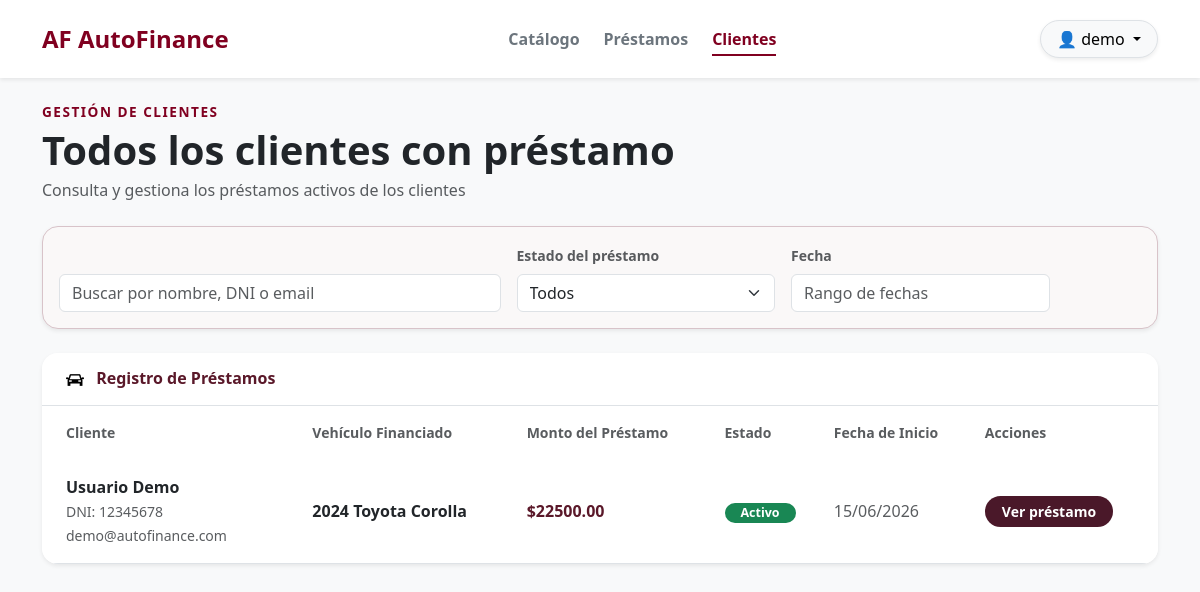
The page /clients/ (signed in) on the database as committed earlier.
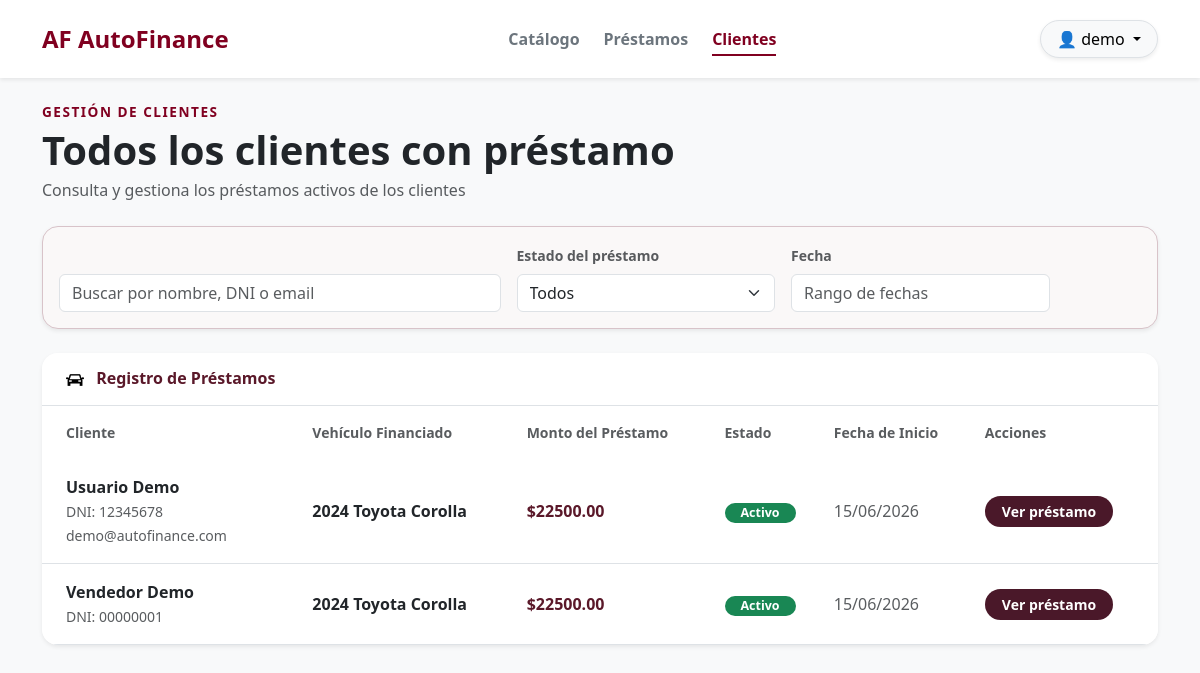
The same page on the database as committed later.
### core/models.py (models this page shows, shortened)
class Prestamo(models.Model):
    class Moneda(models.TextChoices):
        USD = "USD", "Dolares (USD)"
    class TipoTasa(models.TextChoices):
        EFECTIVA = "EFECTIVA", "Tasa Efectiva Anual (TEA)"
        NOMINAL = "NOMINAL", "Tasa Nominal Anual (TNA)"
    class TipoGracia(models.TextChoices):
        NINGUNA = "NINGUNA", "Ninguna"
        TOTAL = "TOTAL", "Gracia Total"
        PARCIAL = "PARCIAL", "Gracia Parcial"
    class Estado(models.TextChoices):
        ACTIVO = "ACTIVO", "Activo"
        CANCELADO = "CANCELADO", "Cancelado"
    usuario = models.ForeignKey(
        settings.AUTH_USER_MODEL, on_delete=models.CASCADE, related_name="prestamos"
    )
    vehiculo = models.ForeignKey(
        Vehiculo, on_delete=models.PROTECT, related_name="prestamos"
    )
    moneda = models.CharField(max_length=3, choices=Moneda.choices, default=Moneda.USD)
    precio_bien = models.DecimalField(max_digits=12, decimal_places=2)
    cuota_inicial_monto = models.DecimalField(max_digits=12, decimal_places=2)
    cuota_inicial_pct = models.DecimalField(
        "Cuota inicial (%)",
        max_digits=5,
        decimal_places=2,
        validators=[MinValueValidator(Decimal("0")), MaxValueValidator(Decimal("40"))],
    )
    cuota_balon_pct = models.DecimalField(
        "Cuota balon (%)",
        max_digits=5,
        decimal_places=2,
        default=Decimal("0"),
        validators=[MinValueValidator(Decimal("0")), MaxValueValidator(Decimal("40"))],
    )
    tipo_tasa = models.CharField(
        max_length=10, choices=TipoTasa.choices, default=TipoTasa.EFECTIVA
    )
    valor_tasa = models.DecimalField(
        "Valor de la tasa (%)",
        max_digits=6,
        decimal_places=4,
        validators=[MinValueValidator(Decimal("0"))],
    )
    plazo_meses = models.PositiveIntegerField(
        validators=[MinValueValidator(12), MaxValueValidator(72)]
    )
    tipo_gracia = models.CharField(
        max_length=10, choices=TipoGracia.choices, default=TipoGracia.NINGUNA
    )
    meses_gracia = models.PositiveIntegerField(default=0)
    tasa_seguro_desgravamen = models.DecimalField(
        "Seguro desgravamen (% mensual)", max_digits=7, decimal_places=4
    )
    tasa_seguro_vehicular = models.DecimalField(
        "Seguro vehicular (%)", max_digits=7, decimal_places=4
    )
    cok = models.DecimalField(
        "COK del usuario (% anual)", max_digits=6, decimal_places=4
    )
    fecha_inicio = models.DateField()
    estado = models.CharField(max_length=10, choices=Estado.choices, default=Estado.ACTIVO)
    creado_en = models.DateTimeField(auto_now_add=True)
    class Meta:
        verbose_name = "Prestamo"
        verbose_name_plural = "Prestamos"
        ordering = ["-creado_en"]

class Usuario(AbstractUser):
    class Rol(models.TextChoices):
        ADMIN = "ADMIN", "Administrador"
        CLIENTE = "CLIENTE", "Cliente"
    dni = models.CharField(
        "DNI",
        max_length=8,
        unique=True,
        blank=True,
        null=True,
        validators=[RegexValidator(r"^\d{8}$", "El DNI debe tener 8 digitos.")],
    )
    nombre_completo = models.CharField("Nombre completo", max_length=150)
    rol = models.CharField(max_length=10, choices=Rol.choices, default=Rol.CLIENTE)
    class Meta:
        verbose_name = "Usuario"
        verbose_name_plural = "Usuarios"

class Vehiculo(models.Model):
    marca = models.CharField(max_length=60)
    modelo = models.CharField(max_length=60)
    anio = models.PositiveIntegerField(
        "Año",
        validators=[MinValueValidator(1990), MaxValueValidator(2100)],
    )
    descripcion = models.CharField(max_length=255, blank=True)
    precio_base = models.DecimalField(
        "Precio base (USD)",
        max_digits=12,
        decimal_places=2,
        validators=[MinValueValidator(Decimal("0.01"))],
    )
    imagen_url = models.URLField("Imagen (URL)", blank=True)
    class Meta:
        verbose_name = "Vehiculo"
        verbose_name_plural = "Vehiculos"
        ordering = ["marca", "modelo"]

### core/views.py (the view)
# urls.py: path('clients/', views.lista_clientes, name='clients'),
@login_required(login_url='login')
def lista_clientes(request):
    prestamos = Prestamo.objects.all().order_by('-fecha_inicio')
    return render(request, 'core/clientes.html', {'prestamos': prestamos})

### core/templates/core/clientes.html (shortened to what this page needs)
{% extends 'core/base.html' %}
{% load static %}
{% block content %}
<div class="mb-4">
    <p class="fw-bold mb-1 text-uppercase" style="color: #800020; letter-spacing: 1.5px; font-size: .85rem;">Gestión de Clientes</p>
    <h1 class="fw-bold display-6 text-dark mb-1">Todos los clientes con préstamo</h1>
    <p class="text-muted mb-0">Consulta y gestiona los préstamos activos de los clientes</p>
</div>
<div class="card border rounded-4 shadow-sm mb-4" style="background-color: #faf8f8; border-color: #d8c3c9 !important;">
    <div class="card-body row align-items-end g-3">
        <div class="col-md-5">
            <input type="text" class="form-control" placeholder="Buscar por nombre, DNI o email">
        </div>
        <div class="col-md-3">
            <label class="form-label small text-muted fw-bold">Estado del préstamo</label>
            <select class="form-select">
                <option>Todos</option>
            </select>
        </div>
        <div class="col-md-3">
            <label class="form-label small text-muted fw-bold">Fecha</label>
            <input type="text" class="form-control" placeholder="Rango de fechas">
        </div>
    </div>
</div>
<div class="card border-0 shadow-sm rounded-4 overflow-hidden">
    <div class="card-header bg-white border-bottom px-4 py-3">
        <h6 class="fw-bold mb-0" style="color: #5a1829;">
            <img src="{% static 'imagenes/carro.png' %}" alt=""
                 style="width:18px;height:18px;vertical-align:middle;" class="me-2">
            Registro de Préstamos
        </h6>
    </div>
    <div class="table-responsive">
        <table class="table table-hover align-middle mb-0" style="border-collapse: separate; border-spacing: 0;">
            <thead style="background-color: #f8f9fa;">
                <tr>
                    <th class="text-muted fw-semibold small border-0 px-4 py-3">Cliente</th>
                    <th class="text-muted fw-semibold small border-0 py-3">Vehículo Financiado</th>
                    <th class="text-muted fw-semibold small border-0 py-3">Monto del Préstamo</th>
                    <th class="text-muted fw-semibold small border-0 py-3">Estado</th>
                    <th class="text-muted fw-semibold small border-0 py-3">Fecha de Inicio</th>
                    <th class="text-muted fw-semibold small border-0 py-3">Acciones</th>
                </tr>
            </thead>
            <tbody>
                {% for prestamo in prestamos %}
                <tr style="border-top: 1px solid #f0e8ea;">
                    <td class="px-4 py-3">
                        <strong class="d-block text-dark">{{ prestamo.usuario.nombre_completo }}</strong>
                        <span class="text-muted small">DNI: {{ prestamo.usuario.dni }}</span><br>
                        <span class="text-muted small">{{ prestamo.usuario.email }}</span>
                    </td>
                    <td class="fw-bold py-3">
                        {{ prestamo.vehiculo.anio }} {{ prestamo.vehiculo.marca }} {{ prestamo.vehiculo.modelo }}
                    </td>
                    <td class="py-3 fw-bold" style="color: #5a1829;">${{ prestamo.precio_bien }}</td>
                    <td class="py-3">
                        <span class="badge bg-success text-white px-3 py-1 rounded-pill" style="font-size:.78rem;">
                            Activo
                        </span>
                    </td>
                    <td class="py-3 text-muted">{{ prestamo.fecha_inicio|date:"d/m/Y" }}</td>
                    <td class="py-3">
                        <a href="{% url 'detalle_prestamo' prestamo.id %}"
                           class="btn btn-sm fw-bold px-3 rounded-pill text-white"
                           style="background-color: #4a1829;">
                            Ver préstamo
                        </a>
                    </td>
                </tr>
                {% endfor %}
            </tbody>
        </table>
    </div>
</div>
{% endblock %}

Rows that differ between the two databases and show on the page:
added Prestamo: usuario.nombre_completo "Vendedor Demo", usuario.dni "00000001", vehiculo.anio "2024", vehiculo.marca "Toyota", vehiculo.modelo "Corolla", precio_bien "22500.00", fecha_inicio "15/06/2026"
